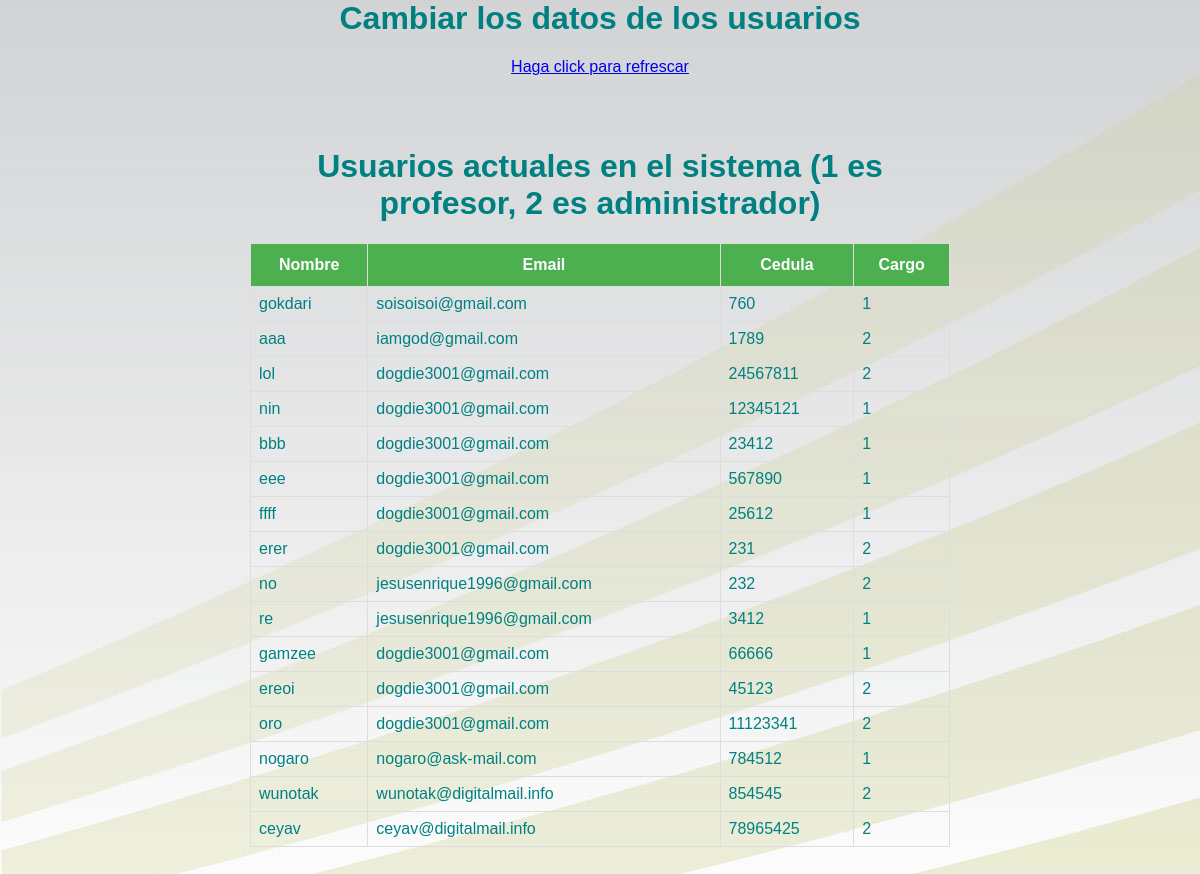
Before: /cambiar.php with the older database file.
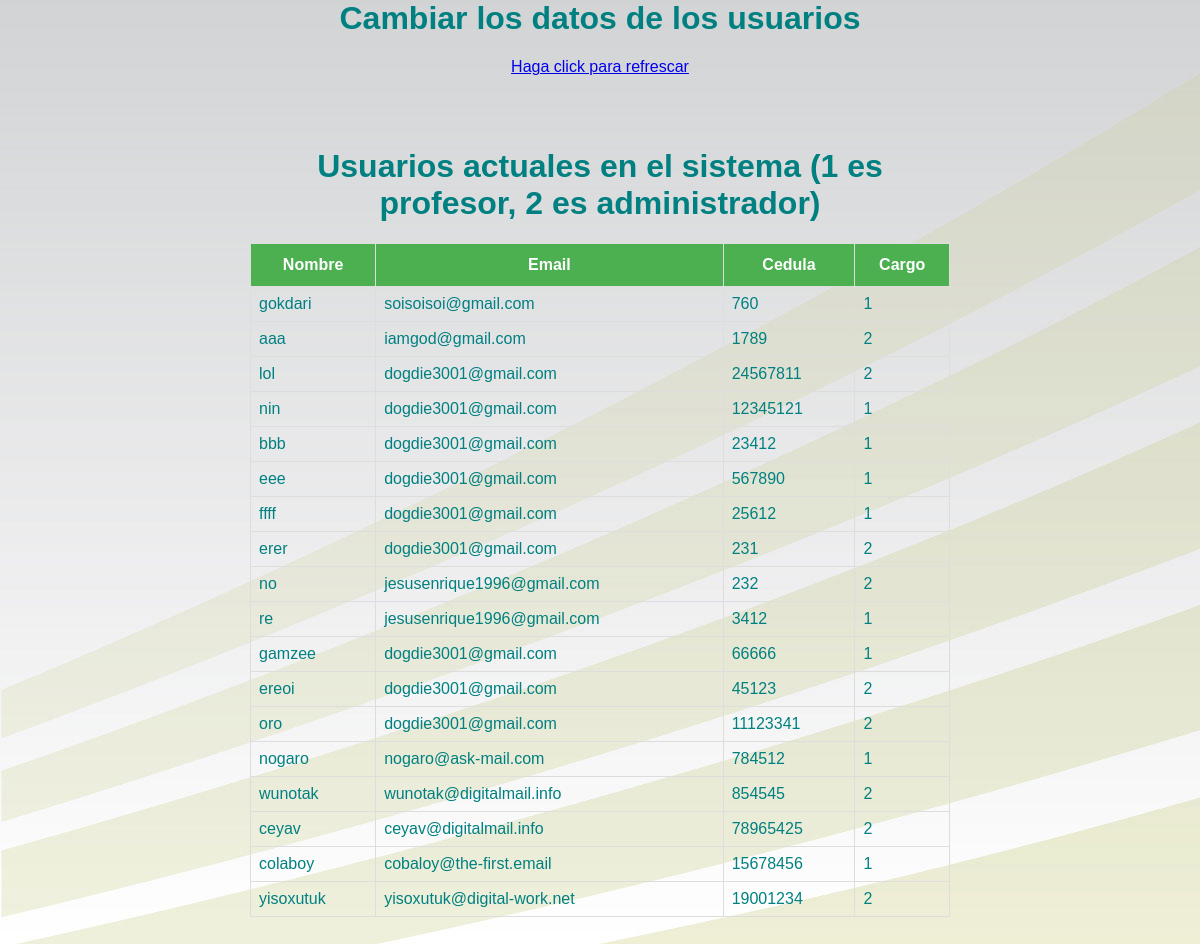
After: the same page with the newer database file.
### tables this page shows
CREATE TABLE `usuarios` (
  `id` int(11) NOT NULL AUTO_INCREMENT,
  `nombre` varchar(100) NOT NULL,
  `clave` varchar(100) NOT NULL,
  `email` varchar(100) NOT NULL,
  `cedula` int(11) NOT NULL,
  `Cargo` int(11) NOT NULL,
  PRIMARY KEY (`id`)
);

### cambiar.php (the view, shortened to what this page needs)
<?php
include_once("connection.php");
$sql = "SELECT * FROM `usuarios` limit 69 ";
$queryRecords = mysqli_query($conn, $sql) or die("Error al buscar");
?>
<html>
<head>
<link rel="stylesheet" href="estilos/clase.css">
<center><h1>Cambiar los datos de los usuarios</h1></center>
</head>
<body>
<div style="text-align: center;"><a href="cambiar.php">Haga click para refrescar</a></div>
<div class="container" id="otra">
<center><h1>Usuarios actuales en el sistema (1 es profesor, 2 es administrador)</h1></center>
<table id="employee_grid" name="employee_grid" class="table table-condensed table-hover table-striped bootgrid-table" width="60%" cellspacing="0">
   <thead>
      <tr>
         <th><center>Nombre</center></th>
         <th><center>Email</center></th>
		 <th><center>Cedula</center></th>
		 <th><center>Cargo</center></th>
      </tr>
   </thead>
   <tbody id="_editable_table">
      <?php foreach($queryRecords as $res) :?>
      <tr data-row-id="<?php echo $res['id'];?>">
         <td class="editable-col" contenteditable="false" colcambiar='0' oldVal ="<?php echo $res['nombre'];?>"><?php echo $res['nombre'];?></td>
         <td class="editable-col" contenteditable="false" colcambiar='1' oldVal ="<?php echo $res['email'];?>"><?php echo $res['email'];?></td>
         <td class="editable-col" contenteditable="false" colcambiar='2' oldVal ="<?php echo $res['cedula'];?>"><?php echo $res['cedula'];?></td>
		 <td class="editable-col" contenteditable="true"  colcambiar='3' oldVal ="<?php echo $res['Cargo'];?>"><?php echo $res['Cargo'];?></td>
   </tr>
	  <?php endforeach;?>
   </tbody>
</table>
</div>
</html>

Changed rows visible on the page:
added usuarios: nombre "colaboy", email "cobaloy@the-first.email", cedula "15678456", Cargo "1"
added usuarios: nombre "yisoxutuk", email "yisoxutuk@digital-work.net", cedula "19001234", Cargo "2"
